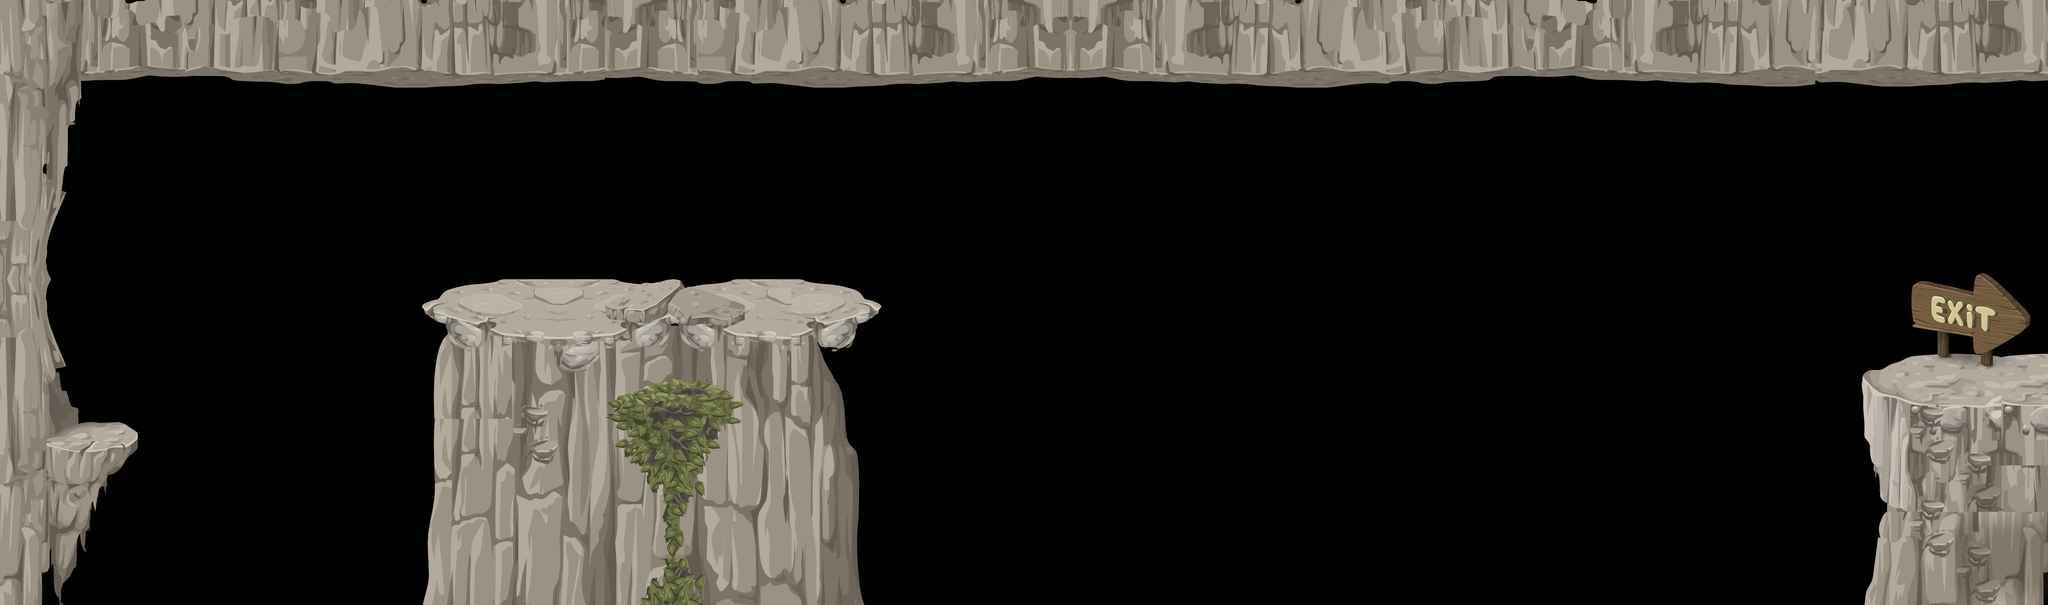

A level layout from a 2D game, rendered from its tile map. Below: a short description, then the map file with tile-grid data replaced by summaries:
An orthogonal 44x13 tile map with 120x120 px tiles, 5 tile layers (Tile Layer 5, Ceiling, Layer 1, Layer 2, ...) and 33 objects (helmet1, helmet2, player, ceiling, leftwall).

<map version="1.0" orientation="orthogonal" width="44" height="13" tilewidth="120" tileheight="120">
 <tileset firstgid="1" name="ClearRocks" tilewidth="120" tileheight="120">
  <image source="ClearRocks-ipadhd.png" width="2040" height="2040" />
 </tileset>
 <layer name="Tile Layer 5" width="44" height="13">
  <data>[572 cells, 93 non-empty, 86 distinct tile ids]</data>
 </layer>
 <layer name="Ceiling" width="44" height="13">
  <data>[572 cells, 138 non-empty, 71 distinct tile ids]</data>
 </layer>
 <layer name="Layer 1" width="44" height="13">
  <data>[572 cells, 53 non-empty, 33 distinct tile ids]</data>
 </layer>
 <layer name="Layer 2" width="44" height="13">
  <data>[572 cells, 22 non-empty, 19 distinct tile ids]</data>
 </layer>
 <objectgroup name="helmets" width="44" height="13" opacity="0.99">
  <object name="helmet1" x="657" y="578" width="200" height="92" />
  <object name="helmet2" x="3053" y="1270" width="200" height="92" />
 </objectgroup>
 <objectgroup name="player" width="44" height="13">
  <object name="player" x="186" y="967" width="94" height="147">
   <properties>
    <property name="dontshoot" value="1" />
   </properties>
  </object>
 </objectgroup>
 <objectgroup name="bats" width="44" height="13" />
 <objectgroup name="walls" width="44" height="13">
  <object name="ceiling" x="120" y="0" width="5160" height="204" />
  <object name="leftwall" x="0" y="0" width="120" height="1560" />
  <object x="109" y="630">
   <polygon points="0,0 62,-136 -14,-159" />
  </object>
  <object x="209" y="201">
   <polygon points="0,0 1,55 -111,85 -108,-3" />
  </object>
  <object x="201" y="246">
   <polygon points="0,0 -8,70 -99,99 -119,1" />
  </object>
  <object x="160" y="496">
   <polygon points="0,0 20,-186 -53,-180 -82,-10" />
  </object>
  <object x="105" y="802">
   <polygon points="0,0 65,145 -5,158" />
  </object>
  <object x="144" y="945">
   <polygon points="0,0 -6,37 -48,49 -35,-10" />
  </object>
  <object x="4804" y="993">
   <polygon points="0,0 4,139 55,324 469,322 465,4" />
  </object>
  <object x="4867" y="1289">
   <polygon points="0,0 -61,265 410,265 400,16" />
  </object>
  <object x="356" y="1119">
   <polygon points="0,0 0,40 -26,58 -267,68 -283,2" />
  </object>
  <object x="329" y="1176">
   <polygon points="0,0 -35,49 -56,51 -251,65 -233,-17" />
  </object>
  <object x="277" y="1233">
   <polygon points="0,0 -77,161 -172,170 -177,-11" />
  </object>
  <object x="197" y="1390">
   <polygon points="0,0 0,74 -37,117 -57,115 -77,-11" />
  </object>
  <object x="159" y="1505">
   <polygon points="0,0 -2,50 -8,51 -26,-12" />
  </object>
  <object x="229" y="1328">
   <polygon points="0,0 1,38 -10,47 -29,35" />
  </object>
  <object x="223" y="1368">
   <polygon points="0,0 -2,55 -22,5" />
  </object>
  <object x="1134" y="776">
   <polygon points="0,0 -47,11 -13,55 74,43" />
  </object>
  <object x="1155" y="820">
   <polygon points="0,0 -2,45 71,47 51,-6" />
  </object>
  <object x="1161" y="858">
   <polygon points="0,0 -29,32 -44,144 -37,385 85,379" />
  </object>
  <object x="1126" y="1244">
   <polygon points="0,0 -24,132 -20,246 80,225" />
  </object>
  <object x="1110" y="1486">
   <polygon points="0,0 -22,73 57,73" />
  </object>
  <object x="2108" y="892">
   <polygon points="0,0 68,121 74,244 -22,229" />
  </object>
  <object x="2180" y="1127">
   <polygon points="0,0 32,43 28,338 -32,269" />
  </object>
  <object x="2209" y="1454">
   <polygon points="0,0 18,101 -42,75" />
  </object>
  <object x="1136" y="779" width="1097" height="52" />
  <object x="2212" y="830">
   <polygon points="0,0 -18,67 -113,62 -108,19" />
  </object>
  <object x="2234" y="781">
   <polygon points="0,0 37,6 27,28 -3,48" />
  </object>
 </objectgroup>
 <objectgroup name="winZones" width="44" height="13">
  <object x="4852" y="960" width="627" height="24" />
  <object x="5160" y="216" width="120" height="720" />
 </objectgroup>
 <layer name="Tile Layer 4" width="44" height="13">
  <data>[572 cells, 2 non-empty, 2 distinct tile ids]</data>
 </layer>
</map>
